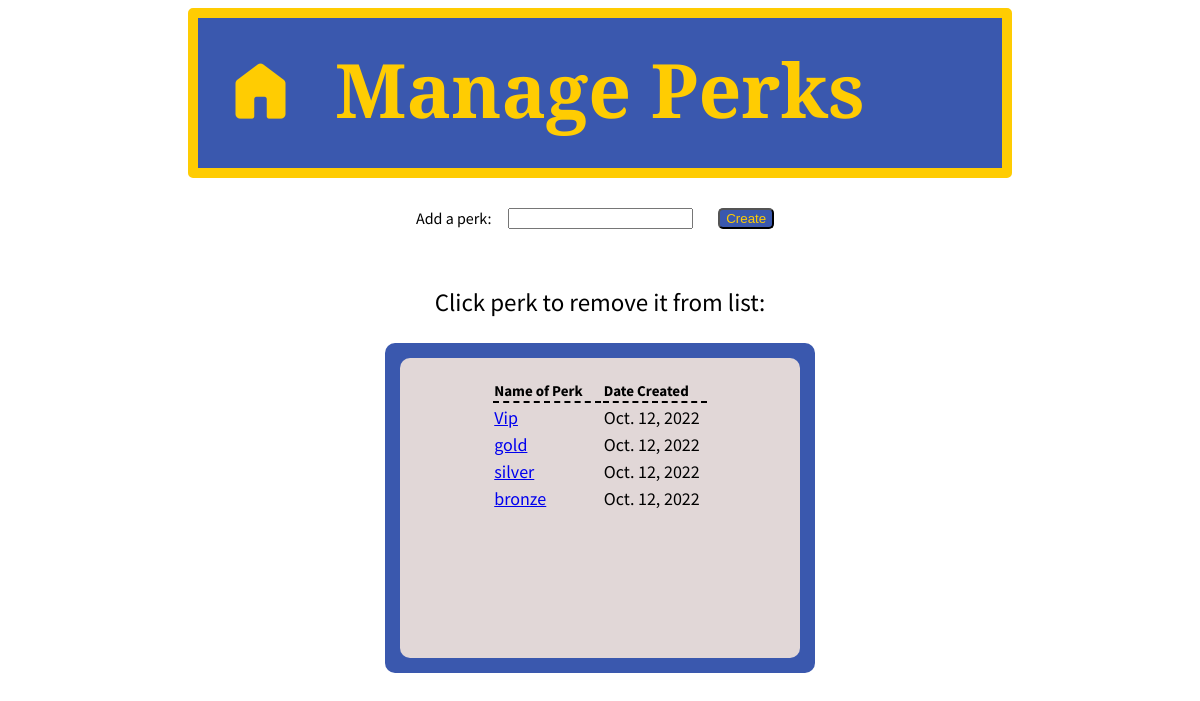
The page /manage_perks/ on the database its author committed.
### authenticate/models.py (models this page shows)
class Perk(models.Model):
    name = models.CharField(max_length=200)
    date_added = models.DateTimeField(auto_now_add=True)

### authenticate/views.py (the view)
# urls.py: path("manage_perks/", views.show_manage_perks, name="manage perks"),
def show_manage_perks(request):
    perks_query = get_perks_from_db()
    context = get_html_ready_perks(perks_query)
    return render(request, "manage_perks.html", context)

### authenticate/views.py (called while the page is built)
def get_perks_from_db():
    return Perk.objects.all()

def get_html_ready_perks(query):
    context = {"perks":[]}
    inc = 0
    for i in query:
        context["perks"].append({
            "id": i.id,
            "name": i.name,
            "date_added": i.date_added.date,
            "time_added": i.date_added.time,
        })
        inc += 1
    return context

### authenticate/templates/manage_perks.html (shortened to what this page needs)
<!DOCTYPE html>
<html lang="en">
<head>
    <link rel= "stylesheet" type="text/css" href="..\static\style.css">
    <link rel= "stylesheet" type="text/css" href="..\..\static\style.css">
</head>
<body>
    <div class="header">
    <a class = "home" href="http://127.0.0.1:8000/"><span class="material-symbols-rounded" style="font-size: 75px;">
        </span></a>
    <h1>Manage Perks</h1>
    </div><br>
    <form action="http://127.0.0.1:8000/add_perk/" method ="POST" style="display: grid; width: 400px; margin-left: auto; margin-right: auto;
        grid-template-columns: 1fr 1fr 1fr;">
        <label for="perk" class = "float" style="margin-left: auto; margin-right: auto;">Add a perk:</label>
        <input type="text" id="perk" name="perk" title="Enter the perk you would like to add."
            onchange="validate('perk', perk)">
        <input class="create"
        type = "submit" name = "submit" value = "Create" onclick="submit"><p id = "buttonerror"></p>
    </form>
    <p class="description">Click perk to remove it from list:</p>
    <div class="scroll-bg" style="width: 400px;">
        <div class = "scroll-div" style="width: 400px;">
            <div class = "scroll-object">
                <table id="member_table">
                    <tr>
                        <th>Name of Perk</th>
                        <th>Date Created</th>
                    </tr>
                    {% for i in perks %}
                    <tr>
                        <td><a href="http://127.0.0.1:8000/make_perk_delete/{{i.id}}/">{{i.name}}</a></td>
                        <td>{{i.date_added}}</td>
                    </tr>
                    {% endfor %}
                </table>
            </div>
        </div>
    </div>
</body>
</html>

### authenticate/static/style.css (style rules this page uses)
body { font-family: 'Source Sans Pro', sans-serif; }
.header { display: flex; flex-wrap: nowrap; background-color: #3a58ae; height: 150px; margin-bottom: 10px; border-radius: 5px; border: 10px solid #ffcc02; margin-left: 15vw; margin-right: 15vw; }
h1 { font-family: 'Playfair Display', serif; text-align: center; color: #ffcc02; font-size: 75px; margin-top: 0px; margin-bottom: 0px; padding-top: 20px; padding-bottom: auto; margin-right: auto; margin-left: auto; padding-left: auto; padding-right: auto; }
.float { text-align:right; }
.home { position: absolute; margin-top: 35px; margin-left: 25PX; width: 125px; height: 125px; color: #ffcc02; }
.material-symbols-rounded { font-variation-settings: 'FILL' 1, 'wght' 400, 'GRAD' 0, 'opsz' 100; }
.create { background-color: #3a58ae; color: #ffcc02; border-radius: 5px; margin-left: auto; margin-right: auto; cursor: pointer; }
.scroll-bg { background-color: #3a58ae; width: 50vw; padding: 15px; margin-left: auto; margin-right: auto; margin-top: 20px; border-radius: 10px; }
.scroll-div { background-color: rgb(225, 215, 215); width: 50vw; height: 300px; overflow: hidden; overflow-y: scroll; border-radius: 10px; }
.scroll-object { color:black; font-size: 15px; padding: 20px; }
.description { font-size: 25px; margin-left: auto; margin-right: auto; font-style: bold; text-align: center; }
#member_table { margin-left: auto; margin-right: auto; }
#member_table th { border-bottom: 2px dashed black; padding-right: 18px; text-align: left; }
#member_table td { font-size: 18px; }

### rows shown on the page
Perk: name "Vip"
Perk: name "gold"
Perk: name "silver"
Perk: name "bronze"

### other values the page prints
{{ i.date_added }} "Oct. 12, 2022" "Oct. 12, 2022" "Oct. 12, 2022" "Oct. 12, 2022"
